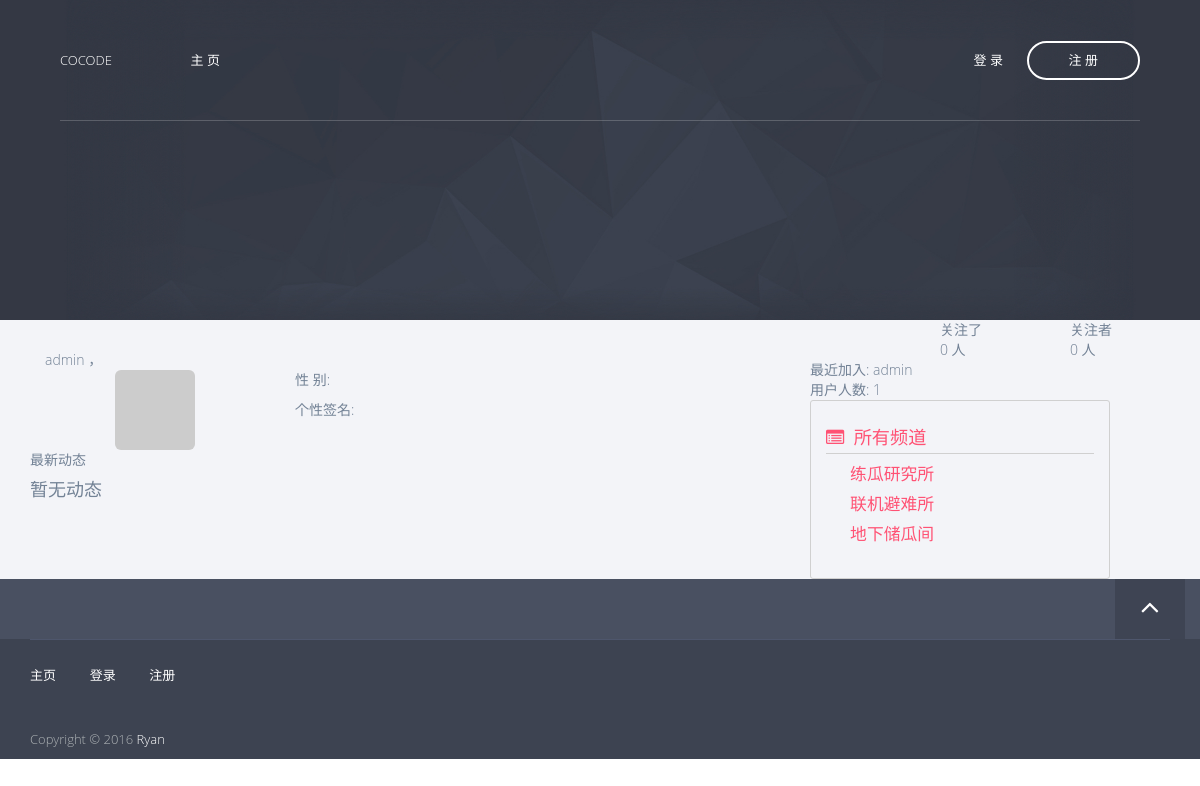
Page /profile/admin on the earlier database version.
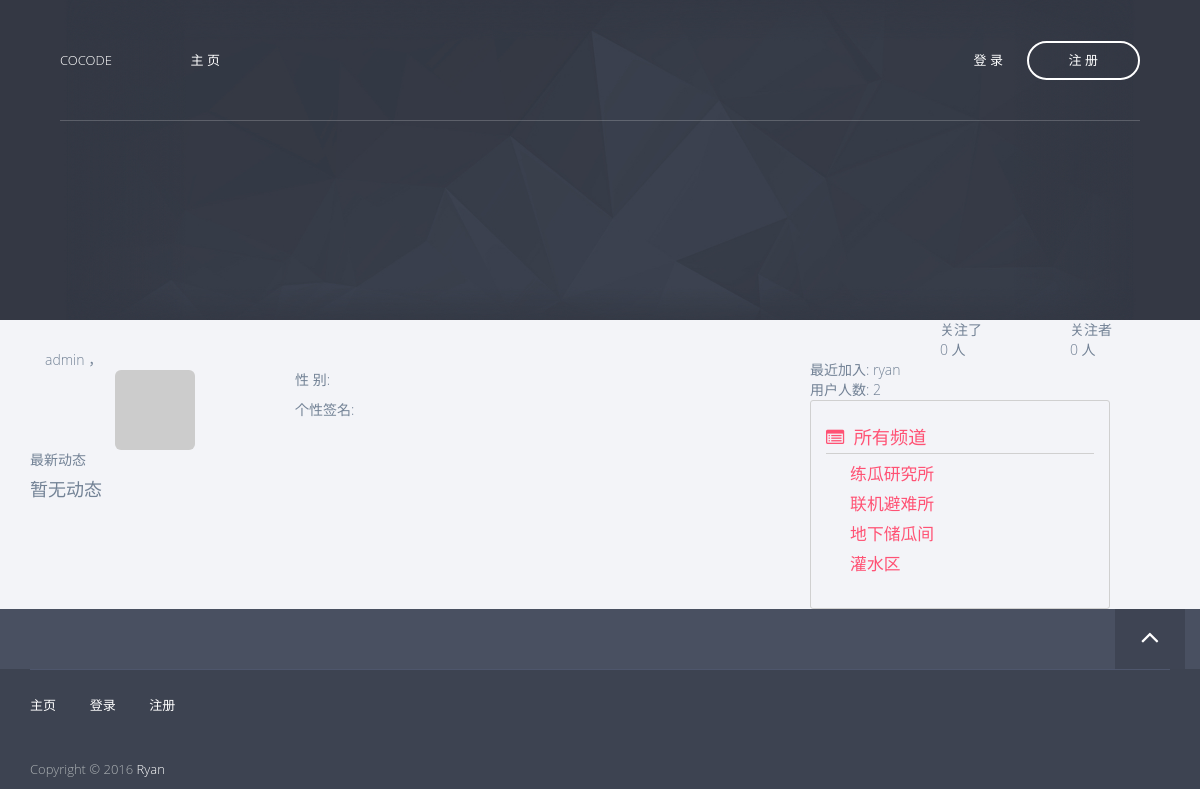
Same page on the later database version.
### app/models/user.py (models this page shows, shortened)
class User(db.Model, Model):
    __tablename__ = 'users'
    id = db.Column(db.Integer, primary_key=True)
    username = db.Column(db.String(), unique=True)
    password_hash = db.Column(db.String())
    email = db.Column(db.String(), unique=True)
    avatar_hash = db.Column(db.String())
    created_time = db.Column(db.DateTime(timezone=True),
                             default=sql.func.now())
    role_id = db.Column(db.Integer, db.ForeignKey('roles.id'))
    posts = db.relationship('Post', backref='author')
    comments = db.relationship('Comment', backref='author')
    @property
    def password(self):
        raise AttributeError('password is not readable')
    def gravatar(self, size=100, default='identicon', rating='g'):
        from flask import request
        gravatar_url = 'secure.gravatar.com/avatar'
        if request.is_secure:
            url = 'https://' + gravatar_url
        else:
            url = 'http://' + gravatar_url
        hash = self.avatar_hash or md5(self.email.encode('utf-8')).hexdigest()
        return '{url}/{hash}?s={size}&d={default}&r={rating}'.format(url=url,
                                                                     hash=hash,
                                                                     size=size,
                                                                     default=default,
                                                                     rating=rating)

### app/models/channel.py (models this page shows, shortened)
class Channel(db.Model, Model):
    __tablename__ = 'channels'
    id = db.Column(db.Integer, primary_key=True)
    name = db.Column(db.String(), default=ChannelPermission.NORMAL[0])
    permission = db.Column(db.Integer)
    created_time = db.Column(db.DateTime(timezone=True),
                             default=sql.func.now())
    posts = db.relationship('Post', backref='channel')
    def is_admin(self):
        return self.permission == ChannelPermission.ADMIN[0]

### app/views.py (the view)
@app.route('/profile/<username>')
def profile(username):
    u = User.query.filter_by(username=username).first()
    if u is None:
        abort(404)
    posts = u.posts
    comments = u.comments
    activities = posts + comments
    activities.sort(key=lambda a: a.created_time, reverse=True)
    return render_template('profile.html',
                           user=u,
                           activities=activities)

### app/__init__.py (called while the page is built)
@app.context_processor
def current_user_processor():
    return dict(current_user=current_user())

@app.context_processor
def channel_processor():
    channels = Channel.query.all()
    permissions = [
        ChannelPermission.NORMAL,
        ChannelPermission.ADMIN,
    ]
    dic = {
        'channels': channels,
        'permissions': permissions,
    }
    return dict(**dic)

@app.context_processor
def user_processor():
    user_count = User.query.count()
    new_user = User.query.order_by(User.created_time.desc()).first()
    return dict(new_user=new_user,
                user_count=user_count)

### app/models/user.py (called while the page is built)
def current_user():
    id = session.get('user_key', None)
    user = None
    if id is not None:
        user = User.query.get(id)
    return user

### app/templates/profile.html (shortened to what this page needs)
{% extends 'base8-4.html' %}
{% block page_content %}
    <div class="row">
        <div class="col-md-12 profile">
            <div class="col-md-12 user-name-note">
                {{ user.username }} ，
            </div>
            <div class="col-md-4 profile-portrait">
                <img class="img-rounded center-block" src="{{ user.gravatar(size=180) }}" />
            </div>
            <div class="col-md-8 profile-info">
                <p>性    别: </p>
                <p>个性签名: </p>
            </div>
        </div>
        <div class="col-md-12 activities-list">
            <div class="activities-list-header">最新动态</div>
            <div class="activities-list-body">
                {% if activities.__len__() == 0 %}
                    <h4>暂无动态</h4>
                {% else %}
                    {% include "_activities.html" %}
                {% endif %}
            </div>
        </div>
    </div>
{% endblock %}
{% block page_side %}
    <div class="row follow-count">
        <div class="col-md-4">
        </div>
        <div class="col-md-4">
        关注了<br>0 人</div>
        <div class="col-md-4">
        关注者<br>0 人</div>
    </div>
{% endblock %}

### app/templates/base8-4.html (shortened to what this page needs)
{% extends "base.html" %}
{% block content %}
    <div class="container">
    <div class="row">
        <div class="col-md-8">
            {% block page_content %}{% endblock %}
        </div>
        <div class="col-md-4 side-bar">
        {% block page_side %}{% endblock %}
            <div>
                <div class="forum-info">
                    <div class="forum-info-item">最近加入: {{ new_user.username }}</div>
                    <div class="forum-info-item">用户人数: {{ user_count }}</div>
                </div>
                {% include "_channels.html" %}
            </div>
        </div>
        </div>
    </div>
{% endblock %}

### app/templates/_channels.html (shortened to what this page needs)
<div class="col-md-10 channel-list">
    <div class="channel-list-caption">
        <i class="fa fa-list-alt"></i>&nbsp; 所有频道
    </div>
    <div class="channel-list-items">
        {% for c in channels %}
        {% if not c.is_admin() %}
            <div class="channel-list-item">
                <a href="/channel/{{ c.id }}">{{ c.name }}</a>
            </div>
        {% endif %}
        {% endfor %}
    </div>
</div>

Differences in the rows shown:
added User: username "ryan"
added Channel: name "灌水区"
Other differences:
{{ user_count }}: "1" → "2"
{{ new_user.username }}: "admin" → "ryan"
